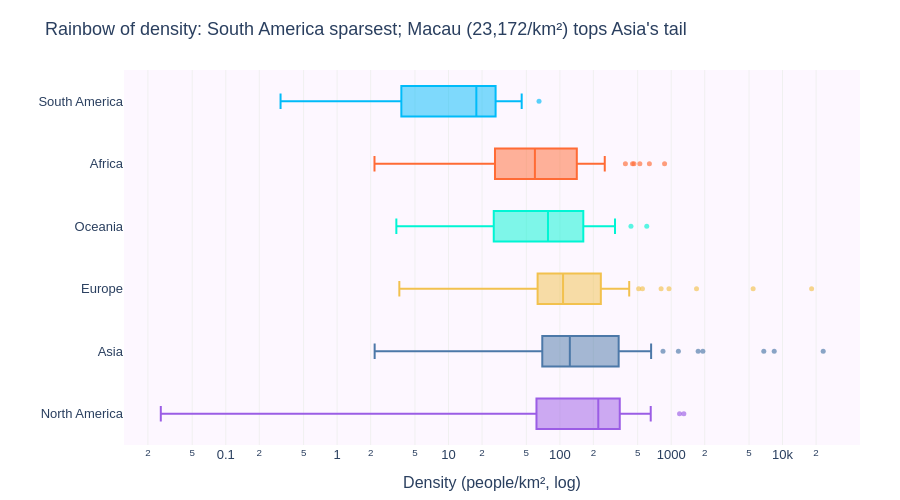

The code cell stored with this chart in its notebook:
### Markdown cell above
**Chart choice & justification:** *Which chart did you choose, and why? Justify design choices.

**Colourful box plot** (one hue per continent, log density). Boxes show within-continent spread; colour doubles as a category key. Log scale keeps Macau-scale outliers readable.

### Code cell
# Q4 — WHY a BOX plot (not a bar of averages)?
# The question asks for *spread within continents*, not just a mean — boxes show median, IQR, outliers.
# Log x-axis keeps extreme city-states (e.g. Macau) visible without crushing the rest.
# One colour per continent keeps categories distinct while comparing shapes.

CONT = {
    'Africa': '#FF6B35', 'Asia': '#4C78A8', 'Europe': '#F2C14E',
    'North America': '#9B5DE5', 'South America': '#00BBF9', 'Oceania': '#00F5D4',
}

order = df.groupby('Continent')['Density'].median().sort_values(ascending=True).index.tolist()
macau = df.loc[df['Density'].idxmax()]

fig = px.box(
    df, x='Density', y='Continent', color='Continent', points='outliers',
    color_discrete_map=CONT, category_orders={'Continent': order},
    labels={'Density': 'People per km²', 'Continent': ''},
    template='plotly_white', height=500, log_x=True,
)
fig.update_traces(marker=dict(size=5, opacity=0.65), line=dict(width=2))
fig.update_layout(
    title=f"Rainbow of density: South America sparsest; {macau['Country']} ({macau['Density']:,.0f}/km²) tops Asia's tail",
    font=dict(family='Arial', size=13),
    xaxis=dict(gridcolor='#F0F0F0', title='Density (people/km², log)'),
    yaxis=dict(showgrid=False), showlegend=False,
    plot_bgcolor='#FDF7FF', margin=dict(l=120, r=40, t=70, b=50),
)
fig.show()

### Figure 1 — Plotly figure (JSON) as saved in the notebook; plotly's stock layout.template omitted (floating-point values rounded to 4 significant figures)
{"data": [{"alignmentgroup": "True", "boxpoints": "outliers", "hovertemplate": "=%{y}<br>People per km²=%{x}<extra></extra>", "legendgroup": "South America", "line": {"width": 2}, "marker": {"color": "#00BBF9", "opacity": 0.65, "size": 5}, "name": "South America", "notched": false, "offsetgroup": "South America", "orientation": "h", "showlegend": true, "type": "box", "x": [16.37, 11.13, 25.28, 25.93, 45.43, 65.02, 0.3105, 3.646, 3.762, 16.67, 26.49, 3.773, 18.91, 30.88], "x0": " ", "xaxis": "x", "y": ["South America", "South America", "South America", "South America", "South America", "South America", "South America", "South America", "South America", "South America", "South America", "South America", "South America", "South America"], "y0": " ", "yaxis": "y"}, {"alignmentgroup": "True", "boxpoints": "outliers", "hovertemplate": "=%{y}<br>People per km²=%{x}<extra></extra>", "legendgroup": "Africa", "line": {"width": 2}, "marker": {"color": "#FF6B35", "opacity": 0.65, "size": 5}, "name": "Africa", "notched": false, "offsetgroup": "Africa", "orientation": "h", "showlegend": true, "type": "box", "x": [18.85, 28.55, 118.6, 4.519, 83.06, 463.1, 58.71, 147.1, 8.956, 13.8, 449.4, 48.31, 42.22, 110.7, 59.71, 31.33, 69.2, 111.7, 8.925, 253.2, 140.3, 56.37, 58.29, 87.33, 93.09, 75.96, 47.61, 3.872, 50.44, 172.2, 18.22, 4.595, 637.0, 871.9, 83.88, 41.13, 3.109, 20.69, 236.6, 17.46, 387.9, 523.1, 235.9, 88.03, 237.0, 120.0, 27.6, 49.05, 17.61, 24.85, 69.3, 155.8, 75.52, 195.6, 2.165, 26.6, 41.77], "x0": " ", "xaxis": "x", "y": ["Africa", "Africa", "Africa", "Africa", "Africa", "Africa", "Africa", "Africa", "Africa", "Africa", "Africa", "Africa", "Africa", "Africa", "Africa", "Africa", "Africa", "Africa", "Africa", "Africa", "Africa", "Africa", "Africa", "Africa", "Africa", "Africa", "Africa", "Africa", "Africa", "Africa", "Africa", "Africa", "Africa", "Africa", "Africa", "Africa", "Africa", "Africa", "Africa", "Africa", "Africa", "Africa", "Africa", "Africa", "Africa", "Africa", "Africa", "Africa", "Africa", "Africa", "Africa", "Africa", "Africa", "Africa", "Africa", "Africa", "Africa"], "y0": " ", "yaxis": "y"}, {"alignmentgroup": "True", "boxpoints": "outliers", "hovertemplate": "=%{y}<br>People per km²=%{x}<extra></extra>", "legendgroup": "Oceania", "line": {"width": 2}, "marker": {"color": "#00F5D4", "opacity": 0.65, "size": 5}, "name": "Oceania", "notched": false, "offsetgroup": "Oceania", "orientation": "h", "showlegend": true, "type": "box", "x": [222.5, 3.403, 72.08, 50.88, 73.5, 312.9, 161.8, 229.7, 162.6, 603.2, 15.61, 19.17, 7.439, 106.8, 39.34, 21.91, 78.25, 25.06, 155.9, 143.0, 435.1, 26.81, 81.49], "x0": " ", "xaxis": "x", "y": ["Oceania", "Oceania", "Oceania", "Oceania", "Oceania", "Oceania", "Oceania", "Oceania", "Oceania", "Oceania", "Oceania", "Oceania", "Oceania", "Oceania", "Oceania", "Oceania", "Oceania", "Oceania", "Oceania", "Oceania", "Oceania", "Oceania", "Oceania"], "y0": " ", "yaxis": "y"}, {"alignmentgroup": "True", "boxpoints": "outliers", "hovertemplate": "=%{y}<br>People per km²=%{x}<extra></extra>", "legendgroup": "Europe", "line": {"width": 2}, "marker": {"color": "#F2C14E", "opacity": 0.65, "size": 5}, "name": "Europe", "notched": false, "offsetgroup": "Europe", "orientation": "h", "showlegend": true, "type": "box", "x": [98.87, 170.6, 106.6, 45.93, 381.8, 63.14, 61.17, 71.22, 135.3, 133.1, 136.5, 29.32, 38.11, 16.37, 117.1, 233.5, 5442.0, 78.68, 811.6, 107.1, 3.62, 71.48, 147.8, 195.9, 955.0, 28.67, 245.8, 42.11, 250.4, 1688.0, 96.7, 18230.0, 45.4, 419.7, 81.42, 16.78, 127.5, 111.5, 82.47, 8.464, 551.8, 81.73, 115.1, 104.6, 93.99, 23.43, 211.7, 65.79, 277.9, 510.0], "x0": " ", "xaxis": "x", "y": ["Europe", "Europe", "Europe", "Europe", "Europe", "Europe", "Europe", "Europe", "Europe", "Europe", "Europe", "Europe", "Europe", "Europe", "Europe", "Europe", "Europe", "Europe", "Europe", "Europe", "Europe", "Europe", "Europe", "Europe", "Europe", "Europe", "Europe", "Europe", "Europe", "Europe", "Europe", "Europe", "Europe", "Europe", "Europe", "Europe", "Europe", "Europe", "Europe", "Europe", "Europe", "Europe", "Europe", "Europe", "Europe", "Europe", "Europe", "Europe", "Europe", "Europe"], "y0": " ", "yaxis": "y"}, {"alignmentgroup": "True", "boxpoints": "outliers", "hovertemplate": "=%{y}<br>People per km²=%{x}<extra></extra>", "legendgroup": "Asia", "line": {"width": 2}, "marker": {"color": "#4C78A8", "opacity": 0.65, "size": 5}, "name": "Asia", "notched": false, "offsetgroup": "Asia", "orientation": "h", "showlegend": true, "type": "box", "x": [63.06, 93.48, 119.6, 1924.0, 1160.0, 20.38, 77.88, 92.62, 146.9, 53.72, 6783.0, 431.1, 144.7, 53.73, 101.5, 435.2, 328.0, 126.3, 7.119, 239.6, 33.16, 31.8, 525.2, 23170.0, 102.6, 1746.0, 2.173, 80.08, 207.6, 216.3, 14.79, 267.4, 844.1, 337.5, 232.6, 16.94, 8416.0, 517.1, 332.8, 119.5, 660.2, 69.55, 139.7, 90.18, 108.9, 13.18, 112.9, 77.4, 296.4, 63.82], "x0": " ", "xaxis": "x", "y": ["Asia", "Asia", "Asia", "Asia", "Asia", "Asia", "Asia", "Asia", "Asia", "Asia", "Asia", "Asia", "Asia", "Asia", "Asia", "Asia", "Asia", "Asia", "Asia", "Asia", "Asia", "Asia", "Asia", "Asia", "Asia", "Asia", "Asia", "Asia", "Asia", "Asia", "Asia", "Asia", "Asia", "Asia", "Asia", "Asia", "Asia", "Asia", "Asia", "Asia", "Asia", "Asia", "Asia", "Asia", "Asia", "Asia", "Asia", "Asia", "Asia", "Asia"], "y0": " ", "yaxis": "y"}, {"alignmentgroup": "True", "boxpoints": "outliers", "hovertemplate": "=%{y}<br>People per km²=%{x}<extra></extra>", "legendgroup": "North America", "line": {"width": 2}, "marker": {"color": "#9B5DE5", "opacity": 0.65, "size": 5}, "name": "North America", "notched": false, "offsetgroup": "North America", "orientation": "h", "showlegend": true, "type": "box", "x": [174.3, 212.1, 591.4, 29.4, 655.0, 17.65, 1189.0, 207.3, 3.851, 260.2, 101.4, 102.0, 430.5, 96.85, 230.7, 301.1, 0.0261, 364.6, 243.1, 163.9, 417.5, 92.74, 257.2, 325.8, 64.91, 43.04, 53.3, 58.46, 366.7, 522.2, 182.6, 292.0, 599.8, 24.22, 267.2, 1299.0, 298.4, 48.21, 36.09, 286.6], "x0": " ", "xaxis": "x", "y": ["North America", "North America", "North America", "North America", "North America", "North America", "North America", "North America", "North America", "North America", "North America", "North America", "North America", "North America", "North America", "North America", "North America", "North America", "North America", "North America", "North America", "North America", "North America", "North America", "North America", "North America", "North America", "North America", "North America", "North America", "North America", "North America", "North America", "North America", "North America", "North America", "North America", "North America", "North America", "North America"], "y0": " ", "yaxis": "y"}], "layout": {"boxmode": "overlay", "font": {"family": "Arial", "size": 13}, "height": 500, "legend": {"title": {"text": ""}, "tracegroupgap": 0}, "margin": {"b": 50, "l": 120, "r": 40, "t": 70}, "plot_bgcolor": "#FDF7FF", "showlegend": false, "title": {"text": "Rainbow of density: South America sparsest; Macau (23,172/km²) tops Asia's tail"}, "xaxis": {"anchor": "y", "domain": [0, 1], "gridcolor": "#F0F0F0", "title": {"text": "Density (people/km², log)"}, "type": "log"}, "yaxis": {"anchor": "x", "categoryarray": ["North America", "Asia", "Europe", "Oceania", "Africa", "South America"], "categoryorder": "array", "domain": [0, 1], "showgrid": false, "title": {"text": ""}}}}
